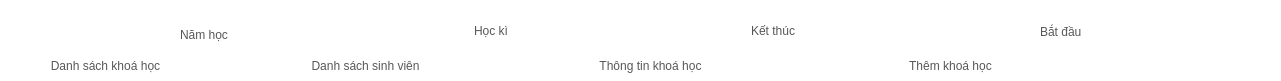
       <widget class="QWidget" name="widget_10" native="true">
        <property name="geometry">
         <rect>
          <x>138</x>
          <y>10</y>
          <width>1281</width>
          <height>81</height>
         </rect>
        </property>
        <property name="styleSheet">
         <string notr="true">background-color: rgb(255, 255, 255);</string>
        </property>
        <widget class="QLineEdit" name="schoolYear_6">
         <property name="geometry">
          <rect>
           <x>80</x>
           <y>10</y>
           <width>91</width>
           <height>31</height>
          </rect>
         </property>
         <property name="styleSheet">
          <string notr="true">color: rgba(0, 0, 0, 168);
border:none;
</string>
         </property>
        </widget>
        <widget class="QLineEdit" name="semester_2">
         <property name="geometry">
          <rect>
           <x>230</x>
           <y>10</y>
           <width>51</width>
           <height>31</height>
          </rect>
         </property>
         <property name="styleSheet">
          <string notr="true">color: rgba(0, 0, 0, 168);
border:none;
</string>
         </property>
        </widget>
        <widget class="QLineEdit" name="startDate_2">
         <property name="geometry">
          <rect>
           <x>360</x>
           <y>10</y>
           <width>81</width>
           <height>31</height>
          </rect>
         </property>
         <property name="styleSheet">
          <string notr="true">color: rgba(0, 0, 0, 168);
border:none;
</string>
         </property>
        </widget>
        <widget class="QPushButton" name="listClasses_2">
         <property name="geometry">
          <rect>
           <x>10</x>
           <y>50</y>
           <width>191</width>
           <height>32</height>
          </rect>
         </property>
         <property name="styleSheet">
          <string notr="true">QPushButton{
	border:none;
	color: rgba(0, 0, 0, 168);
	font: 700 13pt &quot;Arial&quot;;
}
QPushButton:Hover
{
	border:none;
	color:rgb(255, 255, 255);
	background-color: rgb(0, 89, 255);
	border-radius:5px;
	font: 700 13pt &quot;Arial&quot;;
}</string>
         </property>
         <property name="text">
          <string>Danh sách khoá học</string>
         </property>
        </widget>
        <widget class="QPushButton" name="listStudentInClass_2">
         <property name="geometry">
          <rect>
           <x>270</x>
           <y>50</y>
           <width>191</width>
           <height>32</height>
          </rect>
         </property>
         <property name="styleSheet">
          <string notr="true">QPushButton{
	border:none;
	color: rgba(0, 0, 0, 168);
	font: 700 13pt &quot;Arial&quot;;
}
QPushButton:Hover
{
	border:none;
	color:rgb(255, 255, 255);
	background-color: rgb(0, 89, 255);
	border-radius:5px;
	font: 700 13pt &quot;Arial&quot;;
}</string>
         </property>
         <property name="text">
          <string>Danh sách sinh viên</string>
         </property>
        </widget>
        <widget class="QPushButton" name="newSemester_2">
         <property name="geometry">
          <rect>
           <x>880</x>
           <y>50</y>
           <width>141</width>
           <height>32</height>
          </rect>
         </property>
         <property name="styleSheet">
          <string notr="true">QPushButton{
	border:none;
	color: rgba(0, 0, 0, 168);
	font: 700 13pt &quot;Arial&quot;;
}
QPushButton:Hover
{
	border:none;
	color:rgb(255, 255, 255);
	background-color: rgb(0, 89, 255);
	border-radius:5px;
	font: 700 13pt &quot;Arial&quot;;
}</string>
         </property>
         <property name="text">
          <string>Thêm khoá học</string>
         </property>
        </widget>
        <widget class="QPushButton" name="newSemester_3">
         <property name="geometry">
          <rect>
           <x>560</x>
           <y>50</y>
           <width>181</width>
           <height>32</height>
          </rect>
         </property>
         <property name="styleSheet">
          <string notr="true">QPushButton{
	border:none;
	color: rgba(0, 0, 0, 168);
	font: 700 13pt &quot;Arial&quot;;
}
QPushButton:Hover
{
	border:none;
	color:rgb(255, 255, 255);
	background-color: rgb(0, 89, 255);
	border-radius:5px;
	font: 700 13pt &quot;Arial&quot;;
}</string>
         </property>
         <property name="text">
          <string>Thông tin khoá học</string>
         </property>
        </widget>
        <widget class="QLabel" name="label_23">
         <property name="geometry">
          <rect>
           <x>751</x>
           <y>15</y>
           <width>71</width>
           <height>31</height>
          </rect>
         </property>
         <property name="styleSheet">
          <string notr="true">color: rgba(0, 0, 0, 168);
font: 700 13pt &quot;Arial&quot;;</string>
         </property>
         <property name="text">
          <string>Kết thúc</string>
         </property>
        </widget>
        <widget class="QLabel" name="label_21">
         <property name="geometry">
          <rect>
           <x>474</x>
           <y>15</y>
           <width>51</width>
           <height>31</height>
          </rect>
         </property>
         <property name="styleSheet">
          <string notr="true">color: rgba(0, 0, 0, 168);
font: 700 13pt &quot;Arial&quot;;</string>
         </property>
         <property name="text">
          <string>Học kì</string>
         </property>
        </widget>
        <widget class="QLabel" name="label_22">
         <property name="geometry">
          <rect>
           <x>1040</x>
           <y>16</y>
           <width>61</width>
           <height>31</height>
          </rect>
         </property>
         <property name="styleSheet">
          <string notr="true">color: rgba(0, 0, 0, 168);
font: 700 13pt &quot;Arial&quot;;</string>
         </property>
         <property name="text">
          <string>Bắt đầu</string>
         </property>
        </widget>
        <widget class="QLabel" name="label_20">
         <property name="geometry">
          <rect>
           <x>180</x>
           <y>19</y>
           <width>81</width>
           <height>31</height>
          </rect>
         </property>
         <property name="styleSheet">
          <string notr="true">color: rgba(0, 0, 0, 168);
	font: 700 13pt &quot;Arial&quot;;</string>
         </property>
         <property name="text">
          <string>Năm học</string>
         </property>
        </widget>
        <widget class="QLineEdit" name="endDate_2">
         <property name="geometry">
          <rect>
           <x>560</x>
           <y>10</y>
           <width>91</width>
           <height>31</height>
          </rect>
         </property>
         <property name="styleSheet">
          <string notr="true">color: rgba(0, 0, 0, 168);
border:none;
</string>
         </property>
        </widget>
        <zorder>label_22</zorder>
        <zorder>label_21</zorder>
        <zorder>label_23</zorder>
        <zorder>schoolYear_6</zorder>
        <zorder>semester_2</zorder>
        <zorder>startDate_2</zorder>
        <zorder>listClasses_2</zorder>
        <zorder>listStudentInClass_2</zorder>
        <zorder>newSemester_2</zorder>
        <zorder>newSemester_3</zorder>
        <zorder>label_20</zorder>
        <zorder>endDate_2</zorder>
       </widget>
